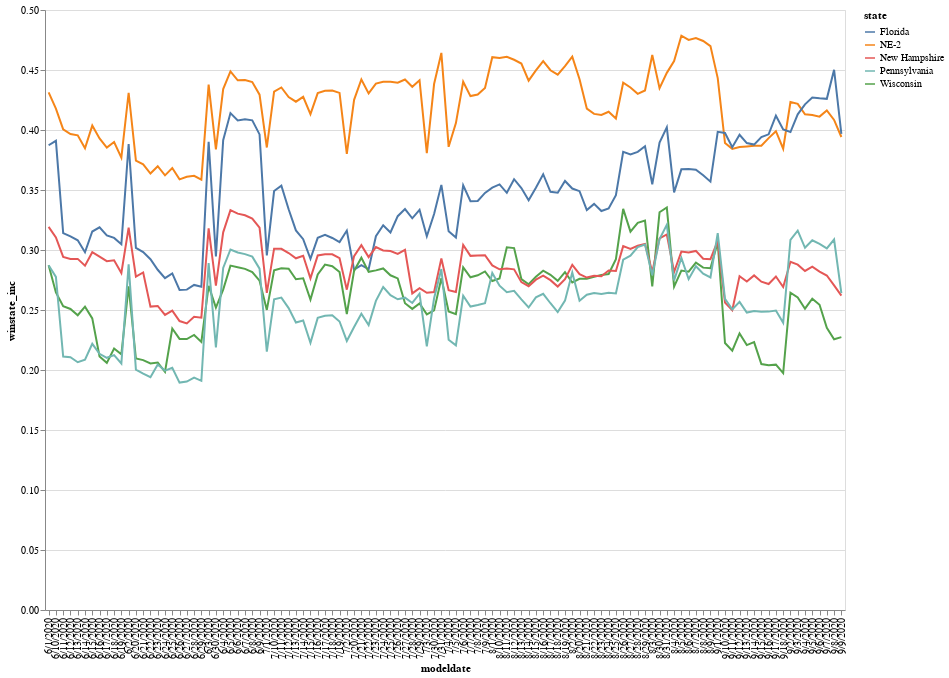

Notebook cell for this chart:
### Code cell
toplines |> 
@filter(_.state in tipping_points) |> 
DataFrame |> 
@vlplot(
    :line,
    x=:modeldate,
    y=:winstate_inc,
    color=:state,
    width=800,
    height=600
)

### Figure 1 — Vega-Lite specification as saved in the notebook (floating-point values rounded to 4 significant figures; data arrays with more than 128 entries replaced by an {"elided": "..."} marker saying what was removed)
{"data": {"values": {"elided": "550 records"}}, "encoding": {"color": {"field": "state", "type": "nominal"}, "x": {"field": "modeldate", "type": "nominal"}, "y": {"field": "winstate_inc", "type": "quantitative"}}, "height": 600, "mark": "line", "width": 800}
